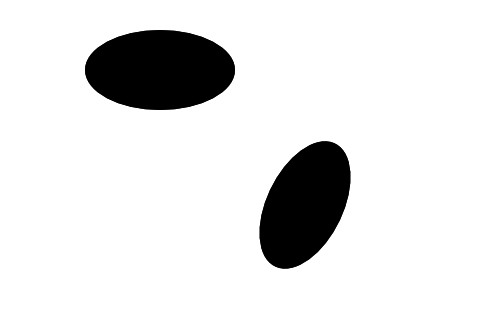
#> input picture Proj/HomotopyProj/Homotopy/map01.jpg, 480 x 320 px
$ python testContourDetection.py   (Python 2 division)
#> lines starting #> are read from the running program, lines starting #| are printed output that depends on the picture; after the words box and inside, x2 and y2 are one past the last pixel; in counts of white or black regions, pixels touching at a corner belong together
'''
Created on Jan 23, 2015

@author: daqing_yi
'''

import numpy as np
import cv2

im = cv2.imread('map01.jpg')
#> im is the input picture: shape (320, 480, 3); min 0, max 255, mean 225.7
imgray = cv2.cvtColor(im,cv2.COLOR_BGR2GRAY)
imgray = 255-imgray
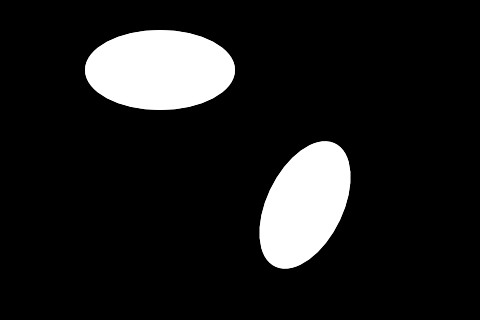
#> imgray: shape (320, 480); min 0, max 255, mean 29.3
ret,thresh = cv2.threshold(imgray,127,255,0)
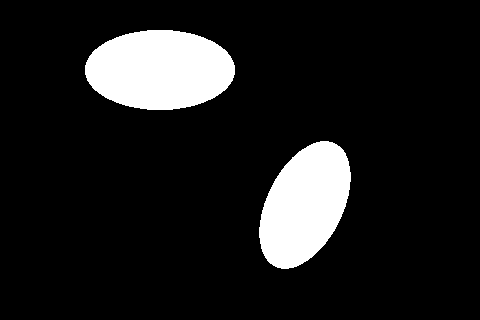
#> thresh: shape (320, 480); 11.5% white; 2 white regions

contours, hierarchy = cv2.findContours(thresh, cv2.RETR_TREE, cv2.CHAIN_APPROX_SIMPLE)
#> contours = 2 contours; box (x1, y1, x2, y2) and area: (85, 30, 235, 110) 9279, (259, 141, 351, 269) 8060
#contours, hierarchy = cv2.findContours(thresh,cv2.RETR_TREE,cv2.CHAIN_APPROX_SIMPLE)

print contours
#> (printed output is left out)

cv2.drawContours(im,contours,-1,(0,255,0),3)
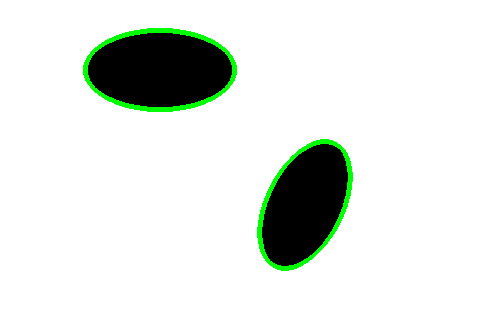
#> im: shape (320, 480, 3); 2.1% of pixels changed, all inside (x1, y1, x2, y2) = (83, 28, 353, 271)
cv2.imshow('c', im)

cv2.waitKey(0)
